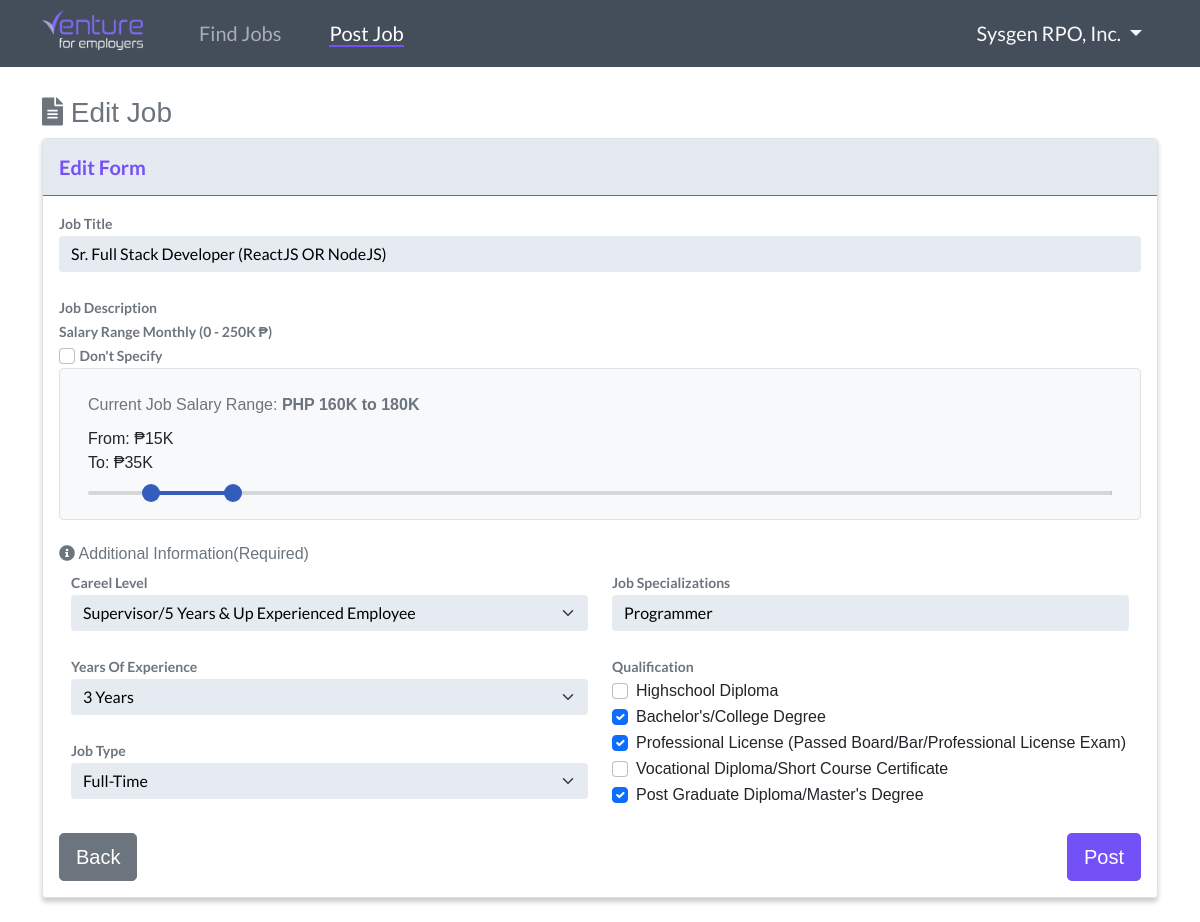
Before: /edit-post/1 (signed in) with the older database file.
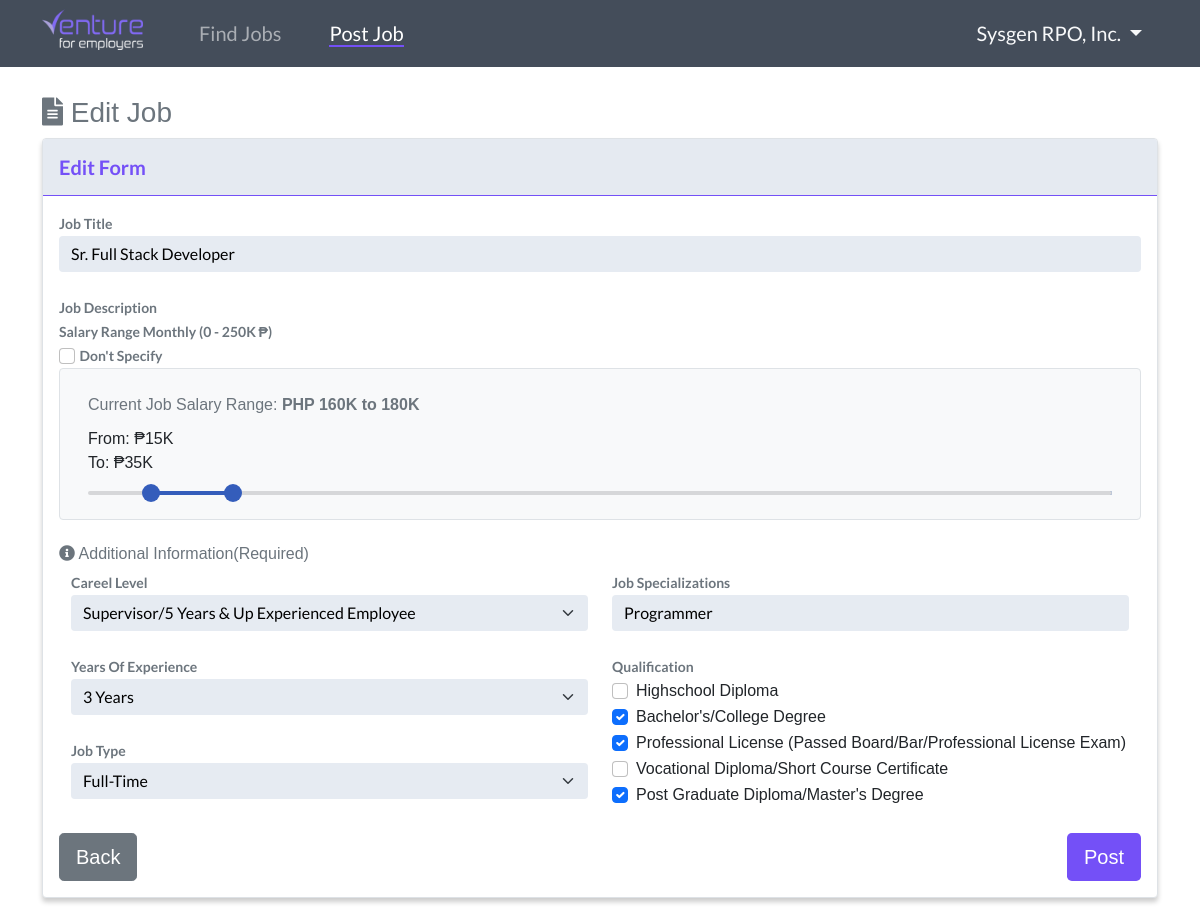
After: the same page with the newer database file.
### website/models.py (models this page shows)
class Post(db.Model):
    id = db.Column(db.Integer, primary_key=True)
    title = db.Column(db.Text, nullable=False)
    text = db.Column(db.Text, nullable=False)
    date_created = db.Column(db.DateTime, default=datetime.now())
    date_updated = db.Column(db.DateTime(
        timezone=True), onupdate=datetime.now())
    author = db.Column(db.Integer, db.ForeignKey(
        'user.id', ondelete="CASCADE"), nullable="False")
    company = db.Column(db.String(150), nullable="False")
    likes = db.relationship('Like', backref='post', passive_deletes="True")
    location = db.Column(db.Text, nullable=False)
    location1 = db.Column(db.Text, nullable=False)
    salary = db.Column(db.Text, nullable=True)
    salary1 = db.Column(db.Text, nullable=True)
    level = db.Column(db.Text, nullable=False)
    experience = db.Column(db.Text, nullable=False)
    specialization = db.Column(db.Text, nullable=False)
    qualification = db.Column(db.Text, nullable=True)
    qualification1 = db.Column(db.Text, nullable=True)
    qualification2 = db.Column(db.Text, nullable=True)
    qualification3 = db.Column(db.Text, nullable=True)
    qualification4 = db.Column(db.Text, nullable=True)
    jobtype = db.Column(db.Text, nullable=False)

### website/views.py (the view, shortened to what this page needs)
@views.route("/edit-post/<post_id>", methods=['GET', 'POST'])
@login_required
def user_post_edit(post_id):
    post = Post.query.get_or_404(post_id)
    return render_template("user/post/edit_post.html", post=post, user=current_user)

### website/__init__.py (called while the page is built)
def create_app():
    app = Flask(__name__)
    app.config['SECRET_KEY'] = "helloworld"
    app.config['SQLALCHEMY_DATABASE_URI'] = f'sqlite:///{DB_NAME}'
    app.config['SQLALCHEMY_TRACK_MODIFICATIONS'] = True
    db.init_app(app)
    from .views import views
    from .auth import auth
    app.register_blueprint(views, url_prefix="/")
    app.register_blueprint(auth, url_prefix="/")
    from .models import User, Post
    create_database(app)
    login_manager = LoginManager()
    login_manager.login_view = "auth.login"
    login_manager.init_app(app)
    @login_manager.user_loader
    def load_user(id):
        return User.query.get(int(id))
    return app

### website/templates/user/post/edit_post.html (shortened to what the changed rows need)
{% extends "user/base.html" %}
{% set active_page = "add_post" %}
{% block content %}
<br><br><br><br>
<div class="container">
    <h1 class="h3 mb-2 text-gray-800 text-secondary"><i class="fas fa-file-alt"></i> Edit Job</h1>
    <div class="card border mb-4" id="post_container">
        <div class="card-body">
            <form action="" method="POST">
                <label class="venture_label text-secondary" for="title">Job Title</label>
                <input class="form-control venture_input" type="text" id="title" name="title" placeholder="Job Title"
                    value="{{ post.title }}"><br>
                <label class="venture_label text-secondary" for="text">Job Description</label>
                <trix-editor input="text" cols="30" rows="100"></trix-editor><br>
                <label class="venture_label text-secondary" for="">Salary Range Monthly (0 - 250K ₱)</label><br>
                <input class="form-check-input" type="checkbox" value="" id="dont_specify" onclick="onSpecify()">
                <label class="form-check-label venture_label text-secondary" for="dont_specify">
                    Don't Specify
                </label><br>
                <div class="bg-light px-3 pt-2 pb-3 border rounded" id="salary_div">
                    <div class="row mt-3 mb-2">
                        <div class="col-sm-12">
                            <span class="text-secondary">Current Job Salary Range:
                                {% if post.salary and post.salary1 == "0" %}
                                <strong>Not Specified</strong>
                                {% else %}
                                <strong>PHP {{ post.salary }}K to {{ post.salary1 }}K</strong>
                                {% endif %}
                            </span><br>
                        </div>
                    </div>
                    <div class="row slider-labels">
                    </div>
                    <div class="row mt-3 mb-2">
                    </div>
                </div><br>
                <h6 class="text-secondary"><i class="fas fa-info-circle"></i> Additional Information(Required)</h6>
                <div class="row">
                    <div class="col-md-6">
                        <br>
                        <br>
                        <br>
                    </div>
                    <div class="col-md-6">
                        <label class="venture_label text-secondary" for="">Job Specializations</label>
                        <input class="form-control venture_input" type="text" name="specialization"
                            placeholder="Job Specializations (please specify)" value="{{ post.specialization }}"><br>
                        <label class="venture_label text-secondary" for="">Qualification</label>
                        <div class="form-check">
                            <input class="form-check-input" type="checkbox" value="Highschool Diploma"
                                name="qualification" id="qualification" onclick="getQualification()" {{ 'checked' if
                                post.qualification=='Highschool Diploma' else '' }}>
                            <label class="form-check-label" for="qualification">
                            </label>
                        </div>
                        <div class="form-check">
                            <input class="form-check-input" type="checkbox" value="Bachelor's/College Degree"
                                name="qualification1" id="qualification1" onclick="getQualification1()" {{ 'checked' if
                                post.qualification1=="Bachelor's/College Degree" else '' }}>
                            <label class="form-check-label" for="qualification1">
                            </label>
                        </div>
                        <div class="form-check">
                            <input class="form-check-input" type="checkbox"
                                value="Professional License (Passed Board/Bar/Professional License Exam)"
                                name="qualification2" id="qualification2" onclick="getQualification2()" {{ 'checked' if
                                post.qualification2=='Professional License (Passed Board/Bar/Professional License Exam)'
                                else '' }}>
                            <label class="form-check-label" for="qualification2">
                            </label>
                        </div>
                        <div class="form-check">
                            <input class="form-check-input" type="checkbox"
                                value="Vocational Diploma/Short Course Certificate" name="qualification3"
                                id="qualification3" onclick="getQualification3()" {{ 'checked' if
                                post.qualification3=='Vocational Diploma/Short Course Certificate' else '' }}>
                            <label class="form-check-label" for="qualification3">
                            </label>
                        </div>
                        <div class="form-check">
                            <input class="form-check-input" type="checkbox"
                                value="Post Graduate Diploma/Master's Degree" name="qualification4" id="qualification4"
                                onclick="getQualification4()" {{ 'checked' if
                                post.qualification4=="Post Graduate Diploma/Master's Degree" else '' }}>
                            <label class="form-check-label" for="qualification4">
                            </label>
                        </div>
                        <br>
                    </div>
                </div>
                <div>
                    <button class="btn btn-lg text-white float-end" id="venture_button" onclick="getHidden()">Post</button>
                </div>
            </form>
        </div>
    </div>
</div>
{% endblock %}

Changed rows visible on the page:
changed Post "Programmer": title "Sr. Full Stack Developer (ReactJS OR NodeJS)" → "Sr. Full Stack Developer"
